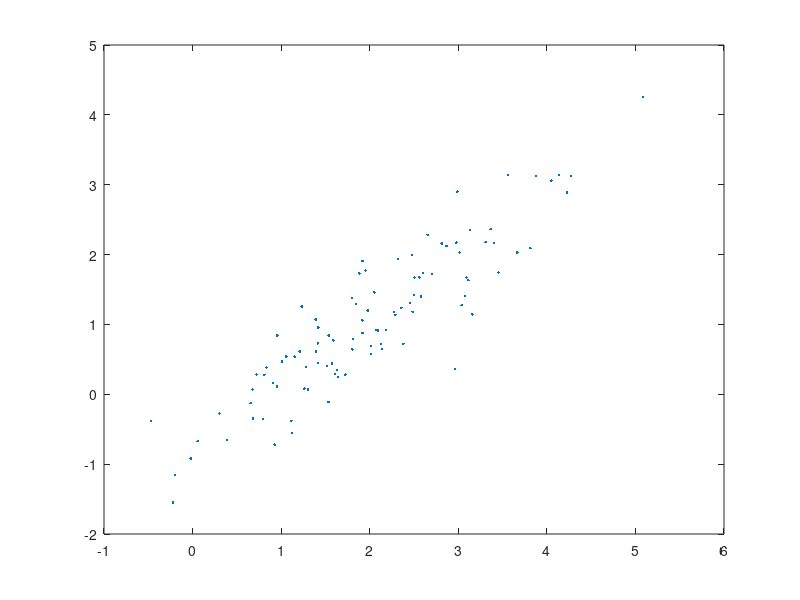

Recreate this plot in MATLAB.
% Description: Shows cholesky decomposition of covariance matrix
%
%

  
clear all; clc;

%Define a covaraiance matrix
Sigma = [1,0.9 ; 0.9,1];
mu = [2;1];

%Lets get 100 samples in pairs of 2
n = 100;
[Y,C] = mvnrnd(mu,Sigma,n);

%prints realizations
Y

%Plots realizations
plot(Y(:,1),Y(:,2),'.')

%Prints sigma and cholesky factor
Sigma
C'





